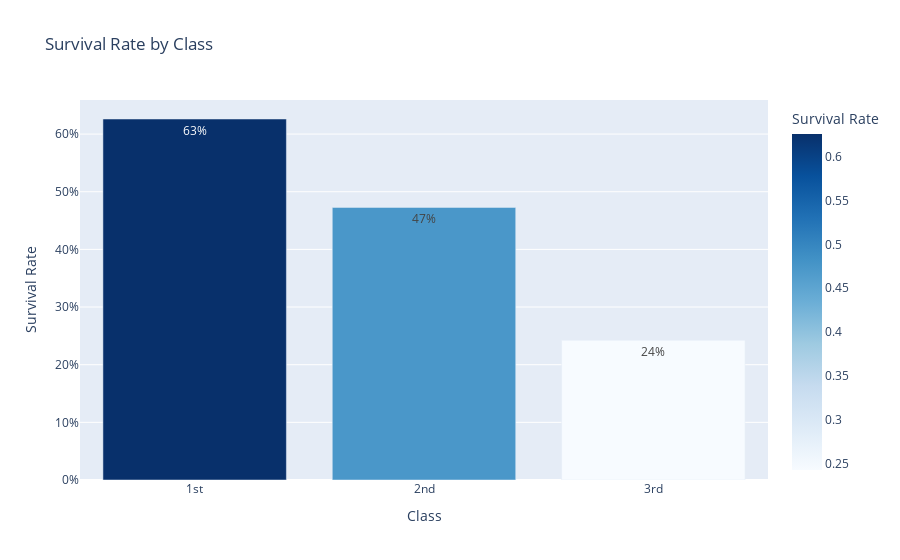

Notebook code cell kept with this figure:
### Code cell
# Calculate the survival rate by class
class_survival_rates = train_titanic_dropped.groupby('Pclass')['Survived'].mean().reset_index()
class_survival_rates.columns = ['Pclass', 'Survival Rate']

# Plotting with Plotly
fig = px.bar(class_survival_rates,
             x = 'Pclass',
             y = 'Survival Rate',
             title = 'Survival Rate by Class',
             labels = {'Pclass': 'Class', 'Survival Rate': 'Survival Rate'},
             color = 'Survival Rate',  # Optional: Color bars based on survival rate
             color_continuous_scale = 'Blues',  # Use a blue color scale for a nicer look
             text_auto = True,  # Add text labels on bars
             )

# Customize layout
fig.update_layout(
    xaxis_title = 'Class',
    yaxis_title = 'Survival Rate',
    xaxis = dict(
        tickvals = [1, 2, 3],
        ticktext = ['1st', '2nd', '3rd'],  # Custom labels for x-axis
    ),
    yaxis = dict(
        tickformat = '.0%',  # Format y-axis ticks as percentages
    ),
)

# Show plot
fig.show()

### Figure 1 — Plotly figure (JSON) as saved in the notebook; plotly's stock layout.template omitted (floating-point values rounded to 4 significant figures)
{"data": [{"alignmentgroup": "True", "hovertemplate": "Class=%{x}<br>Survival Rate=%{marker.color}<extra></extra>", "legendgroup": "", "marker": {"color": [0.6262, 0.4728, 0.2424], "coloraxis": "coloraxis", "pattern": {"shape": ""}}, "name": "", "offsetgroup": "", "orientation": "v", "showlegend": false, "textposition": "auto", "texttemplate": "%{y}", "type": "bar", "x": [1, 2, 3], "xaxis": "x", "y": [0.6262, 0.4728, 0.2424], "yaxis": "y"}], "layout": {"barmode": "relative", "coloraxis": {"colorbar": {"title": {"text": "Survival Rate"}}, "colorscale": [[0, "rgb(247,251,255)"], [0.125, "rgb(222,235,247)"], [0.25, "rgb(198,219,239)"], [0.375, "rgb(158,202,225)"], [0.5, "rgb(107,174,214)"], [0.625, "rgb(66,146,198)"], [0.75, "rgb(33,113,181)"], [0.875, "rgb(8,81,156)"], [1, "rgb(8,48,107)"]]}, "legend": {"tracegroupgap": 0}, "title": {"text": "Survival Rate by Class"}, "xaxis": {"anchor": "y", "domain": [0, 1], "ticktext": ["1st", "2nd", "3rd"], "tickvals": [1, 2, 3], "title": {"text": "Class"}}, "yaxis": {"anchor": "x", "domain": [0, 1], "tickformat": ".0%", "title": {"text": "Survival Rate"}}}}
